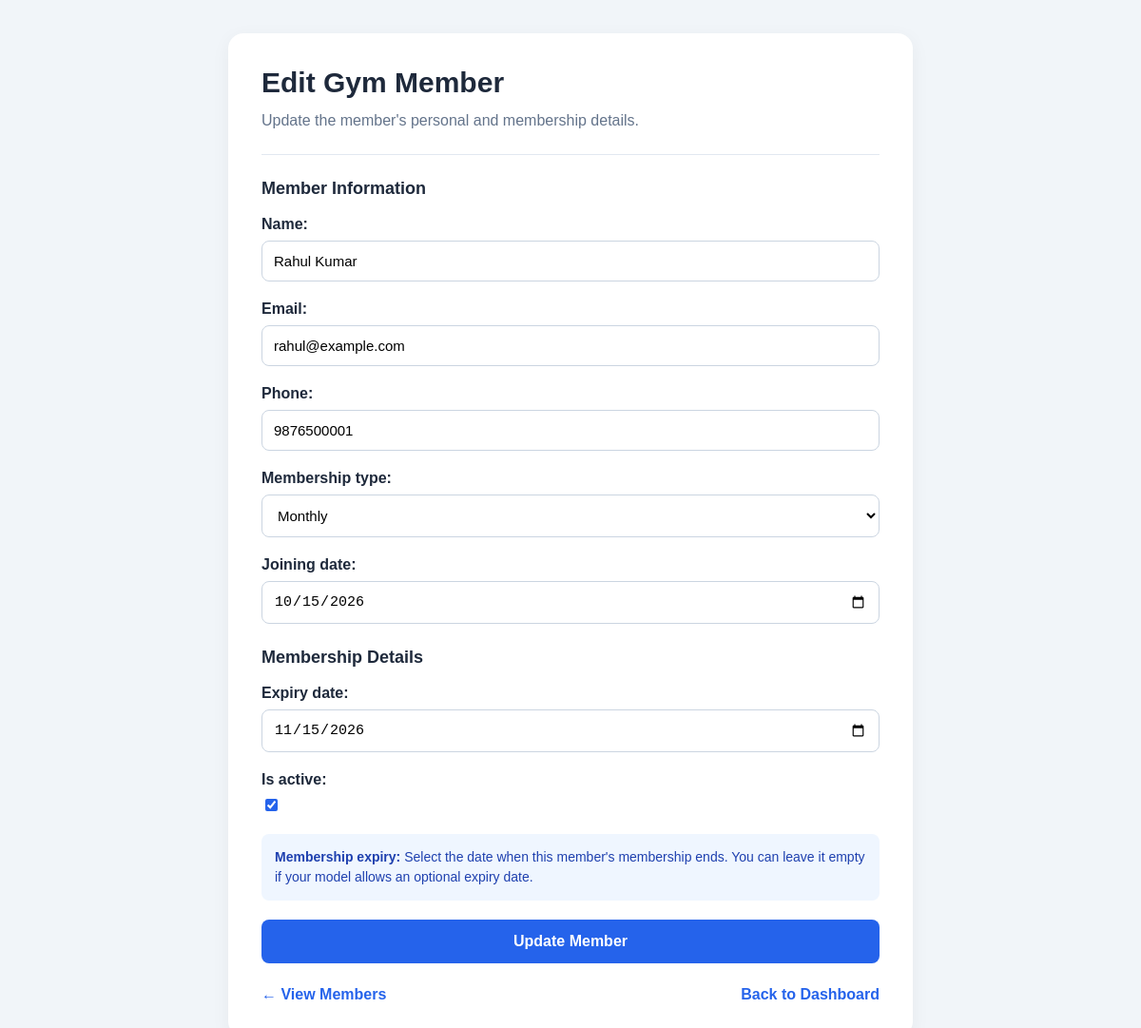
Screenshot of /members/1/edit/ with the database file from the repository.
### gym/models.py (models this page shows, shortened)
class Member(models.Model):
    MEMBERSHIP_CHOICES = [
        ('Monthly', 'Monthly'),
        ('Quarterly', 'Quarterly'),
        ('Yearly', 'Yearly'),
    ]
    name = models.CharField(max_length=100)
    email = models.EmailField(unique=True)
    phone = models.CharField(max_length=15)
    membership_type = models.CharField(
        max_length=20,
        choices=MEMBERSHIP_CHOICES
    )
    joining_date = models.DateField()
    expiry_date = models.DateField(null=True, blank=True)
    is_active = models.BooleanField(default=True)

### gym/views.py (the view)
def edit_member(request, member_id):
    member = get_object_or_404(Member, id=member_id)
    if request.method == 'POST':
        form = MemberForm(request.POST, instance=member)
        if form.is_valid():
            form.save()
            return redirect('member_list')
    else:
        form = MemberForm(instance=member)
    return render(
        request,
        'gym/member_form.html',
        {
            'form': form,
            'editing': True,
            'member': member,
        }
    )

### gym/forms.py
class MemberForm(forms.ModelForm):
    class Meta:
        model = Member
        fields = [
            'name',
            'email',
            'phone',
            'membership_type',
            'joining_date',
            'expiry_date',
            'is_active',
        ]
        widgets = {
            'joining_date': forms.DateInput(
                attrs={'type': 'date'}
            ),
            'expiry_date': forms.DateInput(
                attrs={'type': 'date'}
            ),
        }

### gym/templates/gym/member_form.html (shortened to what this page needs)
<!DOCTYPE html>
<html lang="en">
<head>
</head>
<body>
    <div class="container">
        <div class="header">
            <h1>
                {% if editing %}
                    Edit Gym Member
                {% else %}
                    Add New Gym Member
                {% endif %}
            </h1>
            <p class="subtitle">
                {% if editing %}
                    Update the member's personal and membership details.
                {% else %}
                    Enter the details below to register a new gym member.
                {% endif %}
            </p>
        </div>
        <h2 class="section-title">Member Information</h2>
        <form method="post">
            {% for field in form %}
                <p>
                    {{ field.label_tag }}
                    {{ field }}
                </p>
                {% if field.name == 'joining_date' %}
                    <h2 class="section-title">Membership Details</h2>
                {% endif %}
            {% endfor %}
            <div class="expiry-note">
                <strong>Membership expiry:</strong>
                Select the date when this member's membership ends.
                You can leave it empty if your model allows an optional expiry date.
            </div>
            <button class="submit-button" type="submit">
                {% if editing %}
                    Update Member
                {% else %}
                    Save Member
                {% endif %}
            </button>
        </form>
        <div class="links">
            <a href="{% url 'member_list' %}">&larr; View Members</a>
            <a href="{% url 'dashboard' %}">Back to Dashboard</a>
        </div>
    </div>
</body>
</html>

### gym/templates/gym/member_form.html (style rules this page uses)
* { box-sizing: border-box; }
body { margin: 0; padding: 35px 20px; font-family: Arial, sans-serif; background: #f1f5f9; color: #1e293b; }
.container { max-width: 720px; margin: auto; background: white; padding: 35px; border-radius: 16px; box-shadow: 0 5px 20px #0000000d; }
.header { padding-bottom: 22px; border-bottom: 1px solid #e2e8f0; margin-bottom: 25px; }
h1 { margin: 0 0 10px; font-size: 30px; }
.subtitle { color: #64748b; margin: 0; line-height: 1.6; }
.section-title { margin: 25px 0 18px; font-size: 18px; }
form p { margin-bottom: 20px; }
label { display: block; margin-bottom: 8px; font-weight: bold; }
input:not([type="checkbox"]), select { width: 100%; padding: 12px; border: 1px solid #cbd5e1; border-radius: 8px; font-size: 15px; background: white; }
input[type="checkbox"] { margin-right: 8px; accent-color: #2563eb; }
.expiry-note { padding: 14px; margin: 20px 0; background: #eff6ff; color: #1e40af; border-radius: 8px; font-size: 14px; line-height: 1.5; }
.submit-button { width: 100%; padding: 14px; border: none; border-radius: 8px; background: #2563eb; color: white; font-size: 16px; font-weight: bold; cursor: pointer; }
.links { display: flex; justify-content: space-between; flex-wrap: wrap; gap: 12px; margin-top: 24px; }
a { color: #2563eb; text-decoration: none; font-weight: bold; }

### rows the page displays
Member: form "Rahul Kumar" "rahul@example.com" "9876500001" "Monthly" "10/15/2026" "11/15/2026" "☑"

### other values shown
{{ field.label_tag }} "Name:" "Email:" "Phone:" "Membership type:" "Joining date:" "Expiry date:" "Is active:"
